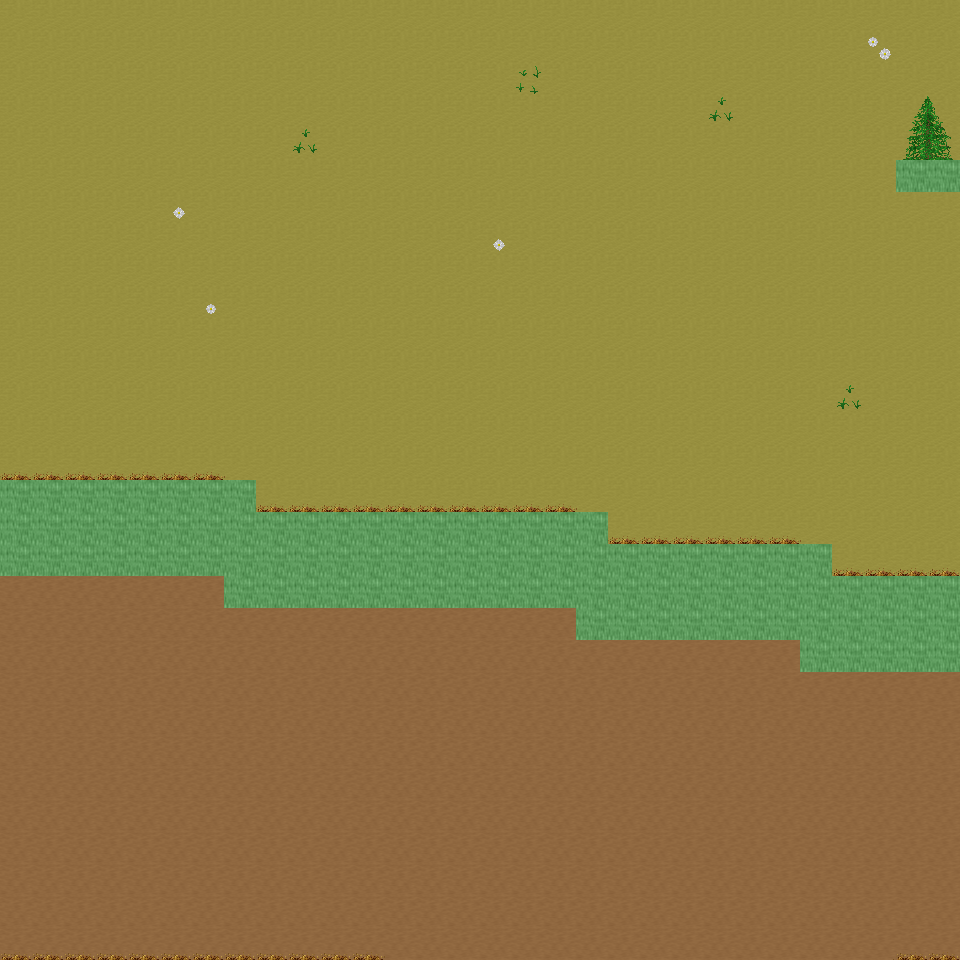

The image is a tile-based game level rendered from a .tmx file. Its description and source (layers, tilesets, objects; grid data summarised) follow:
An orthogonal 30x30 tile map with 32x32 px tiles, 6 tile layers (Ground, Object, Object2, Above, ...), 26 tilesets and 5 objects (5x mapExit).

<map version="1.0" orientation="orthogonal" renderorder="right-down" width="30" height="30" tilewidth="32" tileheight="32" nextobjectid="6">
  <tileset firstgid="1" name="tileset_ground_ground" tilewidth="32" tileheight="32" tilecount="33" columns="3">
    <image source="../drawable/tileset_ground_ground.png" width="96" height="352" />
  </tileset>
  <tileset firstgid="34" name="tileset_building_castle" tilewidth="32" tileheight="32" tilecount="320" columns="20">
    <image source="../drawable/tileset_building_castle.png" width="640" height="512" />
  </tileset>
  <tileset firstgid="354" name="tileset_furniture_carpet_carpets_2" tilewidth="32" tileheight="32" tilecount="20" columns="4">
    <image source="../drawable/tileset_furniture_carpet_carpets_2.png" width="128" height="160" />
  </tileset>
  <tileset firstgid="374" name="tileset_ground_indoor_tiles" tilewidth="32" tileheight="32" tilecount="8" columns="2">
    <image source="../drawable/tileset_ground_indoor_tiles.png" width="64" height="128" />
  </tileset>
  <tileset firstgid="382" name="tileset_ground_water_pool" tilewidth="32" tileheight="32" tilecount="72" columns="3">
    <image source="../drawable/tileset_ground_water_pool.png" width="96" height="768" />
  </tileset>
  <tileset firstgid="454" name="tileset_ground_ridge_earth_dark" tilewidth="32" tileheight="32" tilecount="96" columns="12">
    <image source="../drawable/tileset_ground_ridge_earth_dark.png" width="384" height="256" />
  </tileset>
  <tileset firstgid="550" name="tileset_logic_collision" tilewidth="32" tileheight="32" tilecount="1" columns="1">
    <image source="../drawable/tileset_logic_collision.png" width="32" height="32" />
  </tileset>
  <tileset firstgid="551" name="tileset_building_wall_stone_grey" tilewidth="32" tileheight="32" tilecount="12" columns="3">
    <image source="../drawable/tileset_building_wall_stone_grey.png" width="96" height="128" />
  </tileset>
  <tileset firstgid="563" name="tileset_building_roof_green" tilewidth="32" tileheight="32" tilecount="20" columns="5">
    <image source="../drawable/tileset_building_roof_green.png" width="160" height="128" />
  </tileset>
  <tileset firstgid="583" name="tileset_ground_ladder_horizontal_dark" tilewidth="32" tileheight="32" tilecount="3" columns="1">
    <image source="../drawable/tileset_ground_ladder_horizontal_dark.png" width="32" height="96" />
  </tileset>
  <tileset firstgid="586" name="tileset_building_house_pink_blue" tilewidth="32" tileheight="32" tilecount="99" columns="11">
    <image source="../drawable/tileset_building_house_pink_blue.png" width="352" height="288" />
  </tileset>
  <tileset firstgid="685" name="tileset_ground_mossy_brick_paving" tilewidth="32" tileheight="32" tilecount="9" columns="3">
    <image source="../drawable/tileset_ground_mossy_brick_paving.png" width="96" height="96" />
  </tileset>
  <tileset firstgid="694" name="tileset_plant_tree_locust_tree" tilewidth="32" tileheight="32" tilecount="20" columns="4">
    <image source="../drawable/tileset_plant_tree_locust_tree.png" width="128" height="160" />
  </tileset>
  <tileset firstgid="714" name="tileset_plant_tree_spruce" tilewidth="32" tileheight="32" tilecount="6" columns="2">
    <image source="../drawable/tileset_plant_tree_spruce.png" width="64" height="96" />
  </tileset>
  <tileset firstgid="720" name="tileset_plant_flower_flowers_mixed" tilewidth="32" tileheight="32" tilecount="16" columns="4">
    <image source="../drawable/tileset_plant_flower_flowers_mixed.png" width="128" height="128" />
  </tileset>
  <tileset firstgid="736" name="tileset_ground_cobbled_paving" tilewidth="32" tileheight="32" tilecount="1" columns="1">
    <image source="../drawable/tileset_ground_cobbled_paving.png" width="32" height="32" />
  </tileset>
  <tileset firstgid="737" name="tileset_plant_flower_daisy_white" tilewidth="32" tileheight="32" tilecount="8" columns="2">
    <image source="../drawable/tileset_plant_flower_daisy_white.png" width="64" height="128" />
  </tileset>
  <tileset firstgid="745" name="tileset_item_postbox" tilewidth="32" tileheight="32" tilecount="4" columns="2">
    <image source="../drawable/tileset_item_postbox.png" width="64" height="64" />
  </tileset>
  <tileset firstgid="749" name="tileset_item_postbox_2" tilewidth="32" tileheight="32" tilecount="2" columns="1">
    <image source="../drawable/tileset_item_postbox_2.png" width="32" height="64" />
  </tileset>
  <tileset firstgid="751" name="tileset_furniture_table_tree_stump_table" tilewidth="32" tileheight="32" tilecount="4" columns="2">
    <image source="../drawable/tileset_furniture_table_tree_stump_table.png" width="64" height="64" />
  </tileset>
  <tileset firstgid="755" name="tileset_plant_stump_int_small_stump" tilewidth="32" tileheight="32" tilecount="1" columns="1">
    <image source="../drawable/tileset_plant_stump_int_small_stump.png" width="32" height="32" />
  </tileset>
  <tileset firstgid="756" name="tileset_plant_grasses" tilewidth="32" tileheight="32" tilecount="6" columns="3">
    <image source="../drawable/tileset_plant_grasses.png" width="96" height="64" />
  </tileset>
  <tileset firstgid="762" name="tileset_building_fence_wooden_brown_fence" tilewidth="32" tileheight="32" tilecount="42" columns="7">
    <image source="../drawable/tileset_building_fence_wooden_brown_fence.png" width="224" height="192" />
  </tileset>
  <tileset firstgid="804" name="tileset_ground_green_paving" tilewidth="32" tileheight="32" tilecount="18" columns="3">
    <image source="../drawable/tileset_ground_green_paving.png" width="96" height="192" />
  </tileset>
  <tileset firstgid="822" name="tileset_building_stone_ruins" tilewidth="32" tileheight="32" tilecount="72" columns="6">
    <image source="../drawable/tileset_building_stone_ruins.png" width="192" height="384" />
  </tileset>
  <tileset firstgid="894" name="tileset_logic_creature_insect" tilewidth="32" tileheight="32" tilecount="5" columns="5">
    <image source="../drawable/tileset_logic_creature_insect.png" width="160" height="32" />
  </tileset>
  <layer name="Ground" width="30" height="30">
    <data>[900 cells, 900 non-empty, 2 distinct tile ids]</data>
  </layer>
  <layer name="Object" width="30" height="30">
    <data>[900 cells, 149 non-empty, 17 distinct tile ids]</data>
  </layer>
  <layer name="Object2" width="30" height="30">
    <data>[900 cells, 0 non-empty, 0 distinct tile ids]</data>
  </layer>
  <layer name="Above" width="30" height="30">
    <data>[900 cells, 4 non-empty, 4 distinct tile ids]</data>
  </layer>
  <layer name="Above2" width="30" height="30">
    <data>[900 cells, 0 non-empty, 0 distinct tile ids]</data>
  </layer>
  <layer name="Walkable" width="30" height="30">
    <data>[900 cells, 95 non-empty, 1 distinct tile ids]</data>
  </layer>
  <objectgroup name="MapEvents">
    <object id="1" name="north" type="mapExit" x="0" y="0" width="960" height="32">
      <properties>
        <property name="map" value="level_0_x221_y10" />
        <property name="x" value="0" />
        <property name="y" value="28" />
      </properties>
    </object>
    <object id="2" name="south" type="mapExit" x="0" y="928" width="960" height="32">
      <properties>
        <property name="map" value="level_0_x221_y12" />
        <property name="x" value="0" />
        <property name="y" value="1" />
      </properties>
    </object>
    <object id="3" name="east" type="mapExit" x="928" y="0" width="32" height="160">
      <properties>
        <property name="map" value="level_0_x222_y11" />
        <property name="x" value="1" />
        <property name="y" value="0" />
      </properties>
    </object>
    </objectgroup>
</map>
<!-- 2 of 5 objects omitted -->
